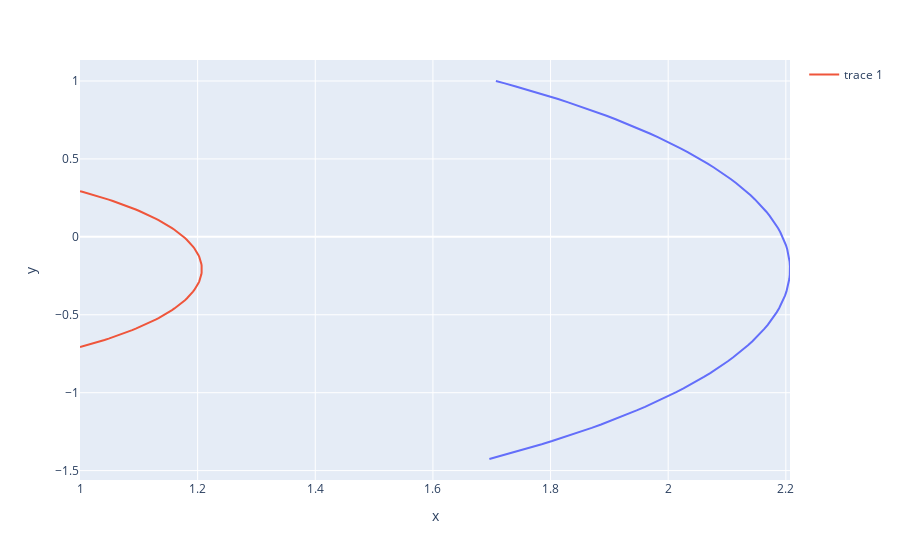

Here is the notebook cell this chart was saved with:
### Code cell
print('test on the 1/4 sphere')

N_parts = 100
R = 1
L = 1
r0 = R*np.sqrt(2)/2
B = 1
sigma = 1
moduls = {'B': B, 'sigma': sigma, 'Kt': 0, 'Ka': 0} 

theta_cyl = torch.linspace(start=np.pi*3/4 , end=np.pi/4, steps=N_parts).to(device)
theta_cyl = torch.unsqueeze(theta_cyl, dim=0)
dir_cyl = np.pi - theta_cyl
h_u = torch.linspace(start=1 , end=1, steps=N_parts).to(device)
h_u = torch.unsqueeze(h_u, dim=0)
matrix = torch.cat((theta_cyl, dir_cyl, h_u), 0)  
model = ShapeOptimizer(r_start = 1, L = L, z_start = -R*np.sqrt(2)/2, moduls = moduls,
    augment = False, rho = 1, lam = 1)

shape = model.shape(matrix, prin_dat={'upper', 'upper_director', 'intermonolayer'})
en = model.energy(matrix).item()

print('Numerical = ', en)
print('Analytical = ', (4*np.pi*R**2)*(B/2*((2/R)**2) + sigma)*np.sqrt(2)/2)

fig = px.line(x=shape['upper'][0], y=shape['upper'][1])
# Add Scatter plot
fig.add_scatter(x=shape['intermonolayer'][0], y=shape['intermonolayer'][1])
# Display the plot
fig.show()

'''
plt.plot(shape['intermonolayer'][0], shape['intermonolayer'][1])
plt.plot(shape['upper_director'][0], shape['upper_director'][1])
'''
